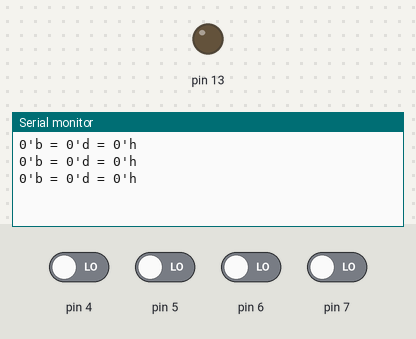
Recording of a sketch running on a simulated Arduino Uno, built with avr-gcc and run on an emulated ATmega328P. Shown: output pins drawn as LEDs (lit = HIGH), the last lines printed to the serial monitor. The test bench sets the inputs (shaded band); at power-on: pin 4–7 LOW.

Above: at 3.8 s.
3.9 s: pin 4 driven HIGH and pin 5 driven HIGH
At 4.5 s:
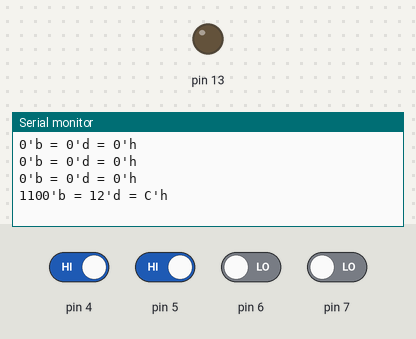
6.5 s: pin 6 driven HIGH
At 7.8 s:
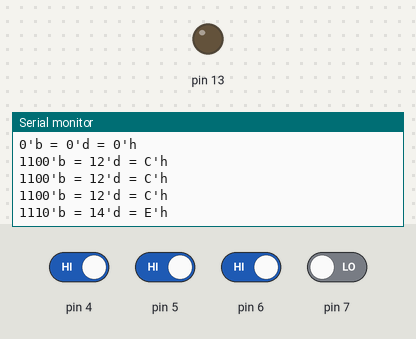
9.5 s: pin 5 driven LOW
At 10.4 s:
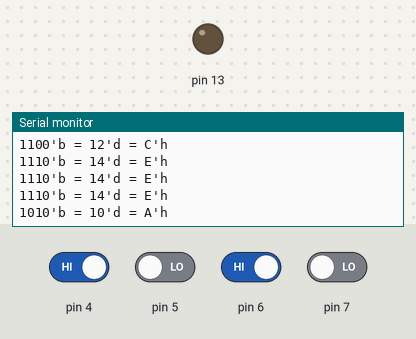
12.5 s: pin 7 driven HIGH
At 13.8 s:
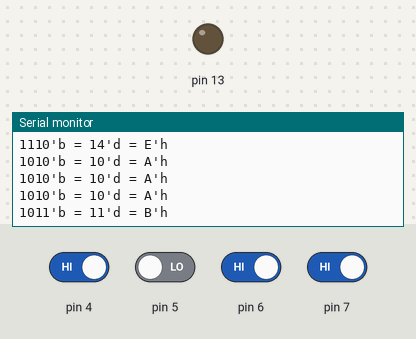
15.5 s: pin 5 driven HIGH
At 16.8 s:
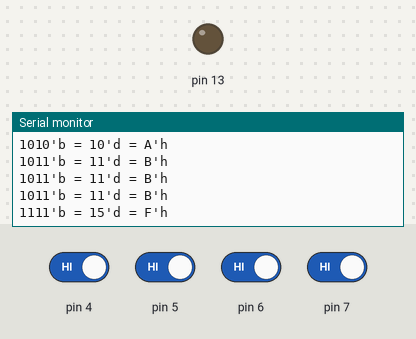
18.5 s: pin 6 driven LOW
At 19.8 s:
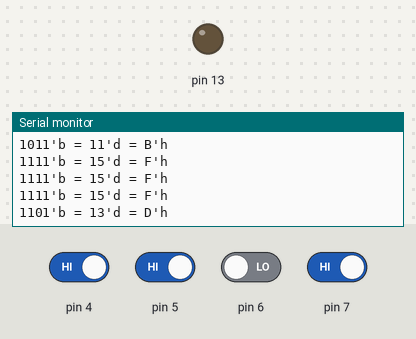

Measured:
- after the input at 3.9 s, the serial monitor: prints a new line after 0.10 s (image 1)
- after the input at 6.5 s, the serial monitor: prints a new line after 0.50 s (image 2)
- after the input at 9.5 s, the serial monitor: prints a new line after 0.50 s (image 3)
- after the input at 12.5 s, the serial monitor: prints a new line after 0.51 s (image 4)
- after the input at 15.5 s, the serial monitor: prints a new line after 0.51 s (image 5)
- after the input at 18.5 s, the serial monitor: prints a new line after 0.51 s (image 6)

The sketch:

Exercise_1.ino
```cpp
// the setup function runs once when you press reset or power the board
void setup() {
  // initialize digital pin 13 as an output.
  pinMode(13, OUTPUT);

  pinMode(4, INPUT);
  pinMode(5, INPUT);
  pinMode(6, INPUT);
  pinMode(7, INPUT);

  digitalWrite(4, LOW);   // These make the default voltage level of the pins 0.
  digitalWrite(5, LOW);
  digitalWrite(6, LOW);
  digitalWrite(7, LOW);

  // This starts communications with the computer
  Serial.begin(9600);
  while (!Serial) {
    ; // wait for serial port to connect. Needed for native USB port only
  }


}

// the loop function runs over and over again forever
void loop() {

 int output;

 delay(1000);
 output = calculateOutput(4, 5, 6, 7);

 Serial.print(output, BIN);
 Serial.print("'b = ");
 Serial.print(output, DEC);
 Serial.print("'d = ");
 Serial.print(output, HEX);
 Serial.print("'h \n\r");

}

int calculateOutput(int a, int b, int c, int d)
{
  int result;

  result = digitalRead(a);
  result <<= 1;
  result |= digitalRead(b);
  result <<= 1;
  result |= digitalRead(c);
  result <<= 1;
  result |= digitalRead(d);

  return result;
}
```
